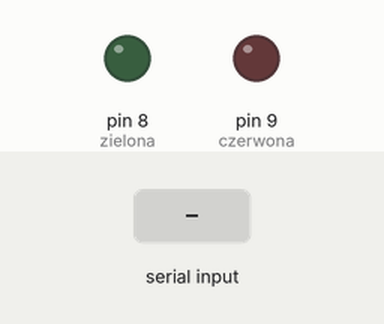
Bench run of a sketch on a simulated Arduino Uno, built with avr-gcc and run on an emulated ATmega328P. On the bench: output pins drawn as LEDs (lit = HIGH). Inputs (shaded band) come from the test bench.

Above: at 1.2 s.
1.3 s: "zielona\n" received over Serial
At 2.0 s:
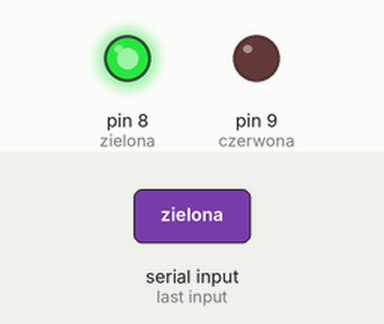
3.8 s: "czerwona\n" received over Serial
At 4.6 s:
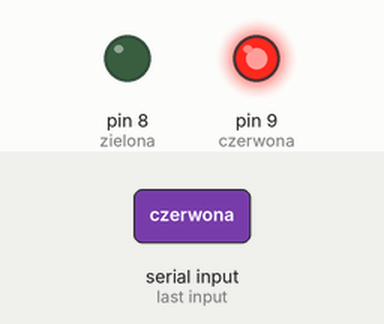
Timing chart, 0 to 6.8 s (numbered marks = the images above; inputs shaded):
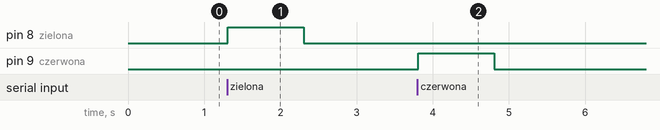

The sketch:

sketch_jan19a.ino
```cpp
#define zielona 8
#define czerwona 9

String odebraneDane = "";

void setup() {
  Serial.begin(9600);
  pinMode(zielona, OUTPUT);
  pinMode(czerwona, OUTPUT);

  digitalWrite(zielona, LOW);
  digitalWrite(czerwona, LOW);
}

void loop() {
  if(Serial.available() > 0) {
    odebraneDane = Serial.readStringUntil('\n');

    if(odebraneDane == "zielona" || odebraneDane == "czerwona") {

      if(odebraneDane == "zielona"){
        digitalWrite(zielona, HIGH);
        delay(1000);
        digitalWrite(zielona, LOW);
      }

      if(odebraneDane == "czerwona"){
        digitalWrite(czerwona, HIGH);
        delay(1000);
        digitalWrite(czerwona, LOW);
      }

    } else {
      Serial.println("Bledny wybor !!! (zielona/czerwona)");
    }
  }
}
```

Measured:
- after the input at 1.3 s, pin 8 (zielona): LOW → HIGH at once, → LOW 1.0 s later
- after the input at 3.8 s, pin 9 (czerwona): LOW → HIGH at once, → LOW 1.0 s later
